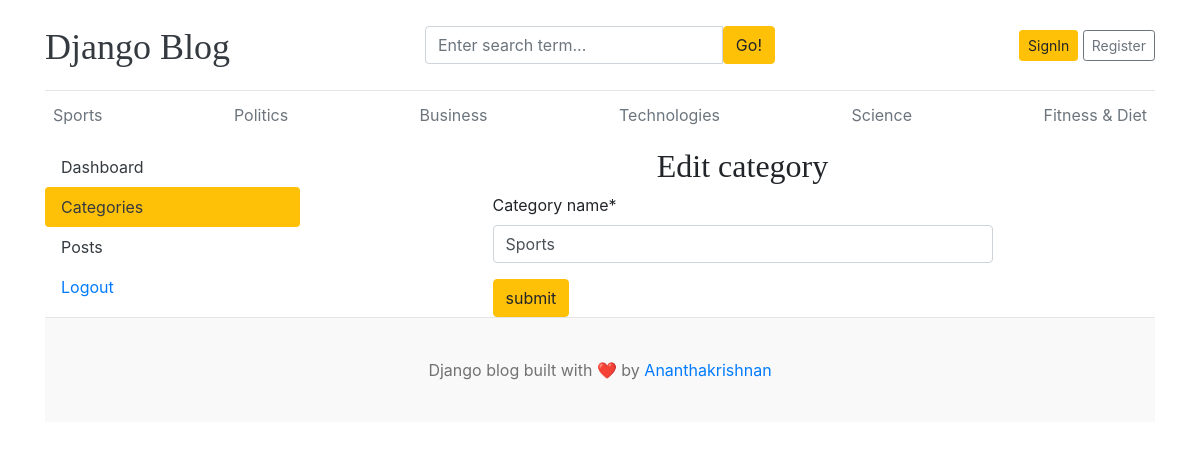
/dashboard/categories/edit/1, run on the app's committed database.
### blogs/models.py (models this page shows, shortened)
class Category(models.Model):
    category_name=models.CharField(max_length=50,unique=True)
    created_at=models.DateTimeField(auto_now_add=True)
    updated_at=models.DateTimeField(auto_now=True)
    class Meta:
        verbose_name_plural="categories"

### dashboards/views.py (the view)
# urls.py: path('categories/edit/<int:pk>',views.edit_category,name="edit_category"),
def edit_category(request,pk):
    category=get_object_or_404(Category,pk=pk)
    if request.method=="POST":
        form=CategoryForm(request.POST,instance=category)
        if form.is_valid():
            form.save()
            return redirect("categories")
    form=CategoryForm(instance=category)
    context={
        "form":form,
        "category":category,
    }
    return render(request,"dashboard/edit_category.html",context)

### dashboards/forms.py
class CategoryForm(forms.ModelForm):
    class Meta:
        model=Category
        fields="__all__"

### blogs/context_processors.py (called while the page is built)
def get_categories(request):
    categories=Category.objects.all()
    return dict(categories=categories)

def get_sociallinks(request):
    sociallinks=SocialLink.objects.all()
    return dict(sociallinks=sociallinks)

### templates/dashboard/edit_category.html (shortened to what this page needs)
{% extends "base.html" %}
{% block content%}
{% load crispy_forms_tags %}
<div class="row">
    {% include "dashboard/sidebar.html" %}
   <div class="col-md-9">
    <h2 class="text-center">Edit category</h2>
    <form action="{% url 'edit_category' category.id %}" method="POST" style="width:500px;margin:auto;">
        {{form|crispy}}
        <button type="submit" class="btn btn-warning">submit</button>
    </form>
   </div>
</div>
{% endblock %}

### templates/base.html (shortened to what this page needs)
{% load static %}
<!DOCTYPE html>
<html lang="en">
<head>
    <link href="https://getbootstrap.com/docs/4.0/dist/css/bootstrap.min.css" rel="stylesheet">
    <link href="{% static 'css/blog.css' %}" rel="stylesheet">
    <link rel="stylesheet" href="https://cdnjs.cloudflare.com/ajax/libs/font-awesome/4.7.0/css/font-awesome.min.css">
</head>
<body>
    <div class="container">
        <header class="blog-header py-3">
            <div class="row flex-nowrap justify-content-between align-items-center">
                <div class="col-4 pt-1">
                    <a class="blog-header-logo text-dark" href="/">Django Blog</a>
                </div>
                <div class="col-4">
                    <form action="{% url 'search' %}" method="GET">
                        <div class="input-group">
                            <input class="form-control" type="text" name="keyword" value="{{keyword}}" placeholder="Enter search term..." aria-label="Enter search term..." aria-describedby="button-search" />
                            <button  type="submit" class="btn btn-warning" id="button-search" type="button">Go!</button>
                        </div>
                    </form>
                </div>
                <div class="col-4 d-flex justify-content-end align-items-center">
                    {% if not user.is_authenticated %}
                    <a class="btn btn-sm btn-warning" href="{% url 'login' %}">SignIn</a> &nbsp;
                    <a class="btn btn-sm btn-outline-secondary" href="{% url 'register'%}">Register</a>
                    {% else %}
                    <span><a href="{% url 'dashboard'%}">Dashboard</a></span>
                    &emsp;
                    <span><a href="{% url 'logout' %}">Logout</a></span>
                    {% endif %}
                </div>
            </div>
        </header>
        <div class="nav-scroller py-1 mb-2">
            <nav class="nav d-flex justify-content-between">
                {% for cat in categories %}
                    <a class="p-2 text-muted" href="{% url 'post_by_category' cat.id%}">{{ cat.category_name }}</a>
                {% endfor %}
            </nav>
        </div>
{% block content%}
{% endblock %}
<footer class="blog-footer">
    <p>Django blog built with ❤️ by <a href="#">Ananthakrishnan</a></p>
</footer>
</body>
</html>

### static/css/blog.css (style rules this page uses)
.blog-header { border-bottom: 1px solid #e5e5e5; }
.blog-header-logo { font-family: "Playfair Display", Georgia, "Times New Roman", serif; font-size: 2.25rem; }
h1, h2, h3, h4, h5, h6 { font-family: "Playfair Display", Georgia, "Times New Roman", serif; }
.blog-footer { padding: 2.5rem 0; color: #727272; text-align: center; background-color: #f9f9f9; border-top: .05rem solid #e5e5e5; }
.blog-footer p:last-child { margin-bottom: 0; }

### data on the page
Category: category_name "Sports"
Category: category_name "Politics"
Category: category_name "Business"
Category: category_name "Technologies"
Category: category_name "Science"
Category: category_name "Fitness & Diet"
